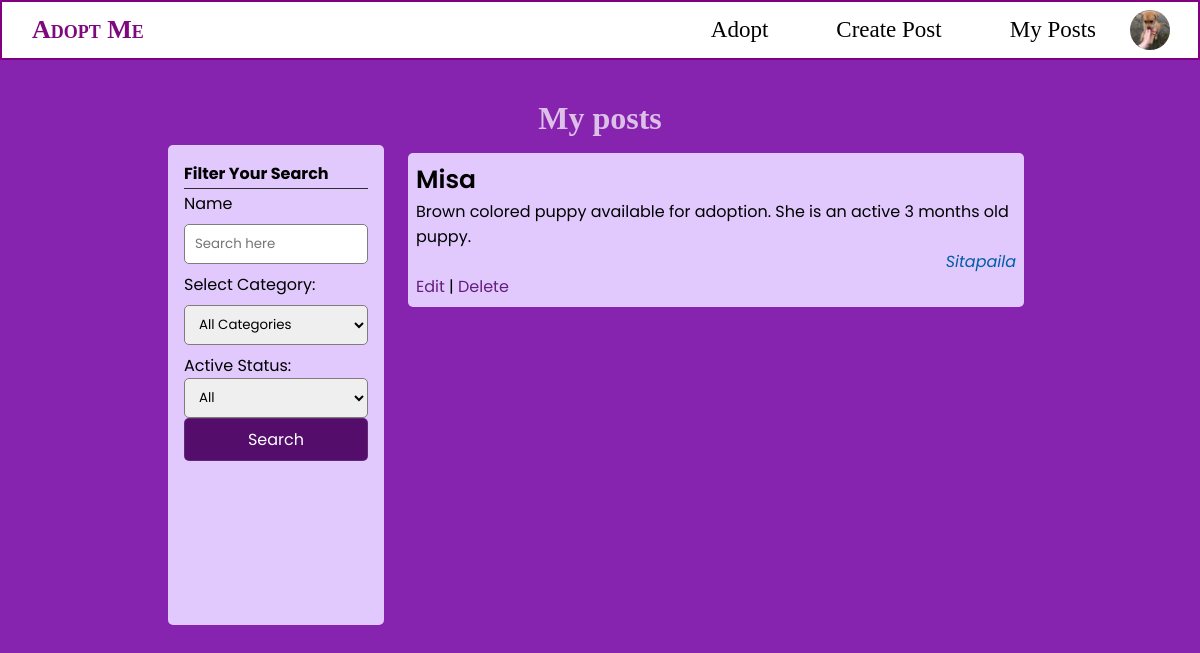
The page /my-helps.php (signed in) on the database its author committed.
### tables this page shows
CREATE TABLE `pets` (
  `id` int(11) NOT NULL,
  `title` varchar(255) NOT NULL,
  `description` text NOT NULL,
  `location` varchar(255) NOT NULL,
  `contact` int(11) NOT NULL,
  `helper_id` int(10) UNSIGNED NOT NULL,
  `category` int(10) UNSIGNED DEFAULT NULL,
  `created_at` datetime NOT NULL DEFAULT current_timestamp(),
  `active` int(11) NOT NULL DEFAULT 1,
  `image` varchar(255) DEFAULT NULL
);

### includes/function.php (called while the page is built, shortened)
<?php
require_once('database.php');
function getDonationsByUser($limit = NULL, $offset = NULL, $search = NULL, $category = NULL, $user_id = NULL, $active = NULL)
{
    global $conn;
    $lim = $limit !== NULL ? $limit : 10;
    $off = $offset !== NULL ? $offset : 0;
    $search = $conn->real_escape_string($search);
    $frm_q = "FROM `pets` WHERE `helper_id`= $user_id ";
    $order_q = "ORDER BY `id` DESC LIMIT $lim OFFSET $off";
    $search_q = "AND (`title` LIKE \"%$search%\" OR `description` LIKE \"%$search%\") ";
    $query = "SELECT id, location, title, description " . $frm_q . $search_q . $order_q;
    $sql = $conn->prepare($query);
    $sql->execute();
    $donations = $sql->get_result();
    $count_sql = $conn->prepare("SELECT COUNT(id) as total " . $frm_q . $search_q);
    $count_sql->execute();
    $donations_count = $count_sql->get_result()->fetch_object();
    return array("results" => $donations, "count" => $donations_count->total);
}

### partials/category_inp.php (the view, shortened to what this page needs)
<label for='category'>Select Category:</label>
<select id='create-help-category' class='search-input input' name='category'>
    <option value=''>All Categories</option>
</select>

### my-helps.php (shortened to what this page needs)
<?php
include "./includes/function.php";
?>
<!DOCTYPE html>
<html lang="en">
<head>
    <link rel="stylesheet" href="./styles/main.css">
    <link rel="stylesheet" href="./styles/nav.css">
    <link rel="stylesheet" href="./styles/list.css">
</head>
<body>
    <?php include("./partials/nav.php") ?>
    <div class="container">
        <div class="title">
            <h1>My posts</h1>
        </div>
        <div class="data-section">
            <div class="sidebar">
                <div class="">
                    <b>Filter Your Search</b>
                    <hr>
                    <form class="search-form">
                        <?php include "./partials/search_inp.php" ?>
                        <?php include "./partials/category_inp.php" ?>
                        <?php include "./partials/active_inp.php" ?>
                        <button class=" btn search-btn">
                            Search
                        </button>
                    </form>
                </div>
            </div>
            <div class="helplist-container" autofocus>
                <?php
                $limit = (isset($_GET['limit']) && $_GET['limit'] != null) ? $_GET['limit'] : 10;
                $offset = (isset($_GET['offset']) && $_GET['offset'] != null) ? $_GET['offset'] : 0;
                $category = (isset($_GET['category']) && $_GET['category'] != null) ? $_GET['category'] : NULL;
                $active = (isset($_GET['active']) && $_GET['active'] != null) ? $_GET['active'] : NULL;
                $search = (isset($_GET['search']) && $_GET['search'] != null) ? $_GET['search'] : "";
                $helps = getDonationsByUser($limit, $offset, $search, $category, $_SESSION['user']['id'], $active);
                while ($help = $helps['results']->fetch_assoc()) {
                ?>
                    <div class='help-item'>
                        <div class='help-title'>
                            <h3><?= $help['title'] ?></h3>
                        </div>
                        <div class='help-description'>
                            <p><?= $help['description'] ?></p>
                        </div>
                        <div class='help-meta'><?= $help['location'] ?></div>
                        <a href='./update-help.php?help_id=<?= $help['id'] ?>' class=''>Edit</a>
                        |
                        <a href='./delete-help.php?help_id=<?= $help['id'] ?>' class=''>Delete</a>
                    </div>
                <?php
                }
                ?>
        </div>
    </div>
</body>
</html>

### styles/main.css (style rules this page uses)
* { --primary: #a65bfc; --secondary: #c099e8; --primary-green: #227027; --secondary-green: #90f096; --primary-red: #a81b0e; --secondary-red: #ff7a73; --meta: rgb(0, 93, 168); --focus-light: rgba(163, 211, 226, 0.897); --primary-btn-active: #af58c3; padding: 0px; margin: 0px; font-family: "Poppins", "Segoe UI", Tahoma, Geneva, Verdana, sans-serif; box-sizing: border-box; }
.container { padding: 100px 10rem 0px 10rem; }
.btn { border: 0.1rem solid #a8a8a82d; padding: 1vh 1vw; border-radius: 5px; min-height: 30px; max-height: 10vh; cursor: pointer; }
a { text-decoration: none; color: #651e7e; }
.input, input { float: left; min-height: 3em; width: 100%; border-radius: 5px; border: 0.1em solid rgb(131, 122, 122); padding: 0px 1em 0px 1em; }
body { background: #a65bfc; }
hr { border: none; background: rgb(47, 46, 46); height: 1px; margin: 2px 0px; }

### styles/nav.css (style rules this page uses)
* { margin: 0; padding: 0; }
body { background: #8624b0; }

### styles/list.css (style rules this page uses)
.title { text-align: center; color: rgba(243, 233, 245, 0.795); align-content: center; }
.title h1 { font-family: cursive; }
.data-section { display: flex; flex-wrap: wrap; padding: 0.5em; }
.sidebar { flex: 1 1 25%; background-color: #e1c9fd; height: 60vh; padding: 1rem; border-radius: 5px; }
.helplist-container, .related-helps { flex: 1 1 75%; height: 75vh; min-width: 60%; background-color: transparent; border-radius: 5px; overflow-y: scroll; padding: 0px 0px 0px 1rem; }
.help-item { min-height: 10vh; background-color: #e1c9fd; margin: 1vh; padding: 1vh; border-radius: 5px; }
.help-meta { font-style: italic; text-align: right; color: var(--meta); }
.search-form { display: flex; flex-direction: column; }
.search-input { margin: 1vh 0px; padding: 0px 10px 0px 10px; }
.search-btn { background-color: #540d6b; color: white; font-size: medium; }
.help-title > * { font-weight: 600; font-size: 25px; }

### rows shown on the page
pets: title "Misa", description "Brown colored puppy available for adoption. She is an active 3 months old puppy.", location "Sitapaila"
